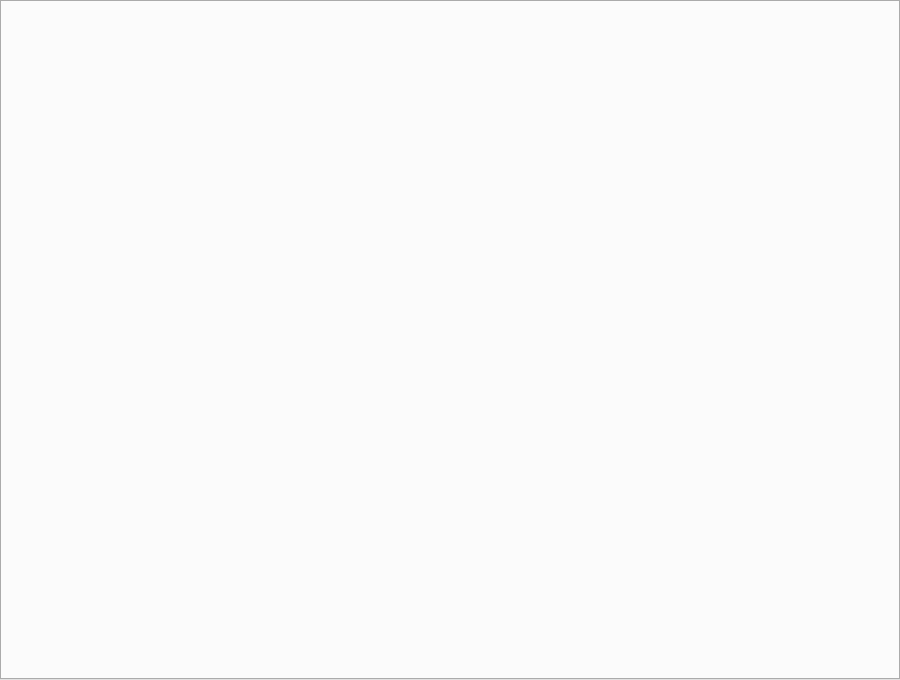
<?xml version="1.0" encoding="UTF-8"?>
<ui version="4.0">
 <class>MainWindow</class>
 <widget class="QTabWidget" name="MainWindow">
  <property name="geometry">
   <rect>
    <x>0</x>
    <y>0</y>
    <width>900</width>
    <height>680</height>
   </rect>
  </property>
  <property name="windowTitle">
   <string>Othello: The greatest game ever</string>
  </property>
  <property name="documentMode">
   <bool>false</bool>
  </property>
  <property name="tabsClosable">
   <bool>true</bool>
  </property>
  <property name="movable">
   <bool>false</bool>
  </property>
 </widget>
 <resources/>
 <connections/>
</ui>
